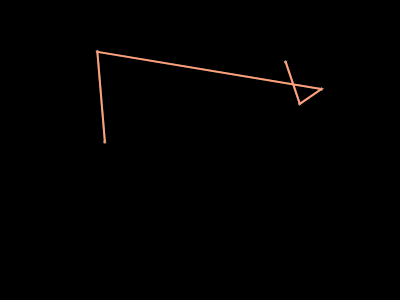
Frame 1 (no input)
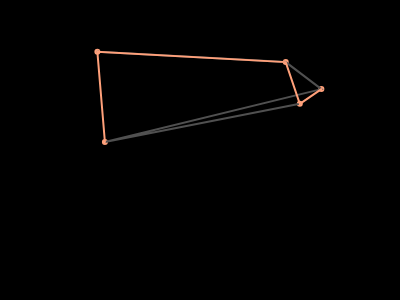
Frame 60 (no input)
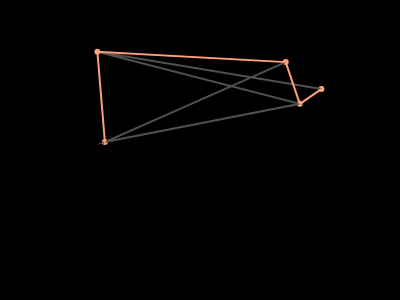
Frame 120 (the mouse pressed at the canvas centre since frame 60)

The p5.js sketch that drew these frames (run headless with seeded random() and noise() and a simulated clock; from frame 60 on, the mouse is pressed at the canvas centre):

// p5.js sketch
// ── sketch.js
var cities = []; 
var totalCities = 5; 

var recordDistance; 
var bestEver = []; 

function setup() {
	createCanvas(400, 300); 
	for(var i=0; i<totalCities; i++) {
		//A vector is an object in P5.js that stores an x and y position
		var v = createVector(random(width), random(height)); 
		cities[i] = v; 
	}

	var d = calcDistance(cities); 
	recordDistance = d; 
	bestEver = cities.slice(); 
}

function draw() {
  background(0); 

  fill(255); 
  for(var i=0; i<cities.length; i++) {
  	ellipse(cities[i].x, cities[i].y, 4, 4); 
  }

  stroke(80,80,80); 
  strokeWeight(2); 
  noFill();  
  beginShape(); 
  for(var i=0; i<cities.length; i++) {
  	vertex(cities[i].x, cities[i].y); 
  }
  endShape(); 

  stroke(255,160,122); 
  strokeWeight(2); 
  noFill();  
  beginShape(); 
  for(var i=0; i<cities.length; i++) {
  	vertex(bestEver[i].x, bestEver[i].y); 
  }
  endShape(); 

  var i = floor(random(cities.length)); 
  var j = floor(random(cities.length)); 
  swap(cities, i, j); 

  var d = calcDistance(cities); 
  if (d < recordDistance) {
  	recordDistance = d; 
  	bestEver = cities.slice(); 
  	console.log(recordDistance); 
  }

}

function swap(arr, i, j) {
	var temp = arr[i]; 
	arr[i] = arr[j]; 
	arr[j] = temp; 
}

//calcDistance(i, i+1) => calcDistance(i+1, i+2) => ... => calcDistance(n-1, n)
//pointsArr is an array of vectors 
function calcDistance(pointsArr) {
	var sum = 0; 
	for(var i=0; i<pointsArr.length-1; i++) {
		var d = dist(pointsArr[i].x, pointsArr[i].y, pointsArr[i+1].x, pointsArr[i+1].y);  
		sum += d; 
	}
	return sum; 
}
















// ── style.css
html, body {
	height: 100%;
}

body {
	margin: 0;
	display: flex;

	justify-content: center; 
	align-items: center; 
}
